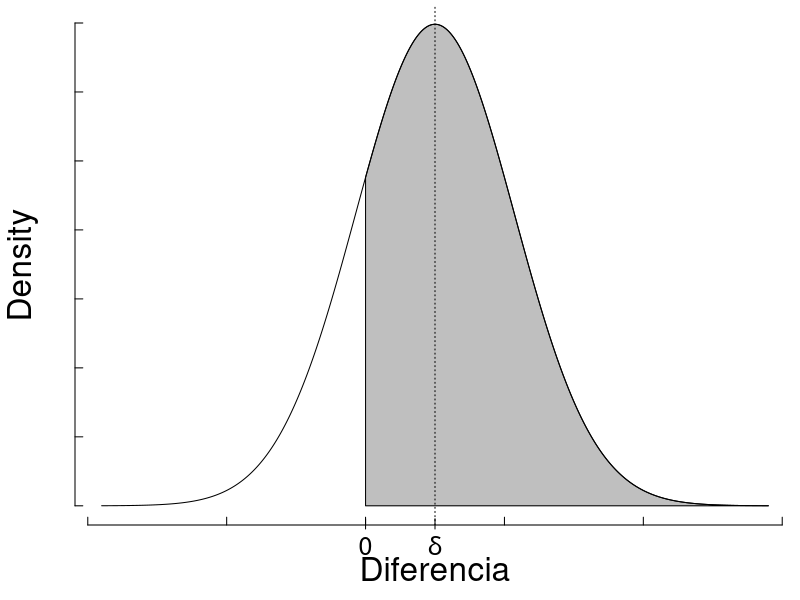

This chart was generated by the following R code:
###########################################
# Header
oldpar <- par(no.readonly = TRUE)
oldwd <- getwd()
this.dir <- dirname(parent.frame(2)$ofile)
nombre.R <-  sys.frame(1)$ofile
require(tools)
nombre <- print(file_path_sans_ext(nombre.R))
pdf(paste0(nombre,".pdf"),width = 8, height = 5  )
setwd(this.dir)
#setwd("~/gaming/materias/inferencia_bayesiana/trabajoFinal/imagenes")
#####################################


par(mar=c(3.75,3.75,0.25,0.25))



beta <- 2000/7
s_1 <- 2000
s_2 <- 1750
tb <-  s_1+s_2
D <- ( -1200+tb):(1200+tb)
ta <- s_1 + s_2 - 250

dnormal <- dnorm(D,s_1+s_2,beta)
plot(D,dnormal, type="l",lwd=1,axes = F,ann = F)

axis(side=2, labels=NA,cex.axis=0.6,tck=0.015)
axis(side=1, labels=NA,cex.axis=0.6,tck=0.015)
axis(lwd=0,side=1, at=0,las=0,cex.axis=1.33,line=-0.6)
axis(lwd=1,side=1, at=ta,labels=expression( 0 ),las=0,cex.axis=1.5,line=-0.3)
axis(lwd=1,side=1, at=tb,labels=expression( delta ),las=0,cex.axis=1.5,line=-0.3)

mtext(text ="Density" ,side =2 ,line=2,cex=2)
mtext(text ="Diferencia",side =1 ,line=2,cex=2)
abline(v=tb,lty=3)

#segments(0,0,0,dnorm(0,s_1+s_2,beta))
base <- rep(0,length(D))
xx <- c(D[D>=ta],rev(D[D>=ta]))
yy <- c(base[D>=ta],rev(dnormal[D>=ta]) )
polygon(xx,yy,col=rgb(0,0,0,0.25))

mid <- length(D)%/%2
h <- dnormal[mid]/4

#######################################
# end 
dev.off()
setwd(oldwd)
par(oldpar, new=F)
#########################################